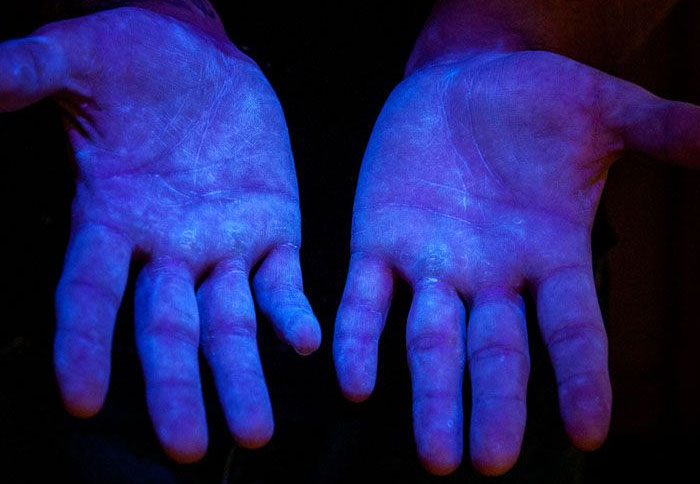
#> input picture images/UV_img_sample.jpg, 700 x 484 px, found by its file name
$ python masking.py
#> lines starting #> are read from the running program, lines starting #| are printed output that depends on the picture; after the words box and inside, x2 and y2 are one past the last pixel; in counts of white or black regions, pixels touching at a corner belong together
import cv2 as cv
import numpy as np

img = cv.imread('images/UV_img_sample.jpg')
#> img is the input picture: shape (484, 700, 3); mean B, G, R 99.8, 31.6, 32.5
cv.imshow('UV', img)

blank = np.zeros(img.shape[:2], dtype='uint8')
cv.imshow('Blank', blank)

mask = cv.circle(blank, (img.shape[1]//2,img.shape[0]//2 + 45), 100, 255, -1)
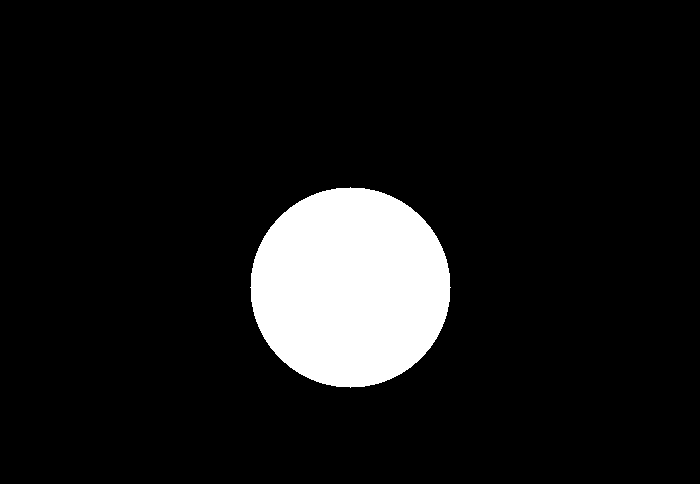
#> blank: shape (484, 700); 9.3% white; 1 white region, box (x1, y1, x2, y2) and area: (250, 187, 451, 388) 31417
cv.imshow('Mask', mask)

masked = cv.bitwise_and(img, img, mask=mask)
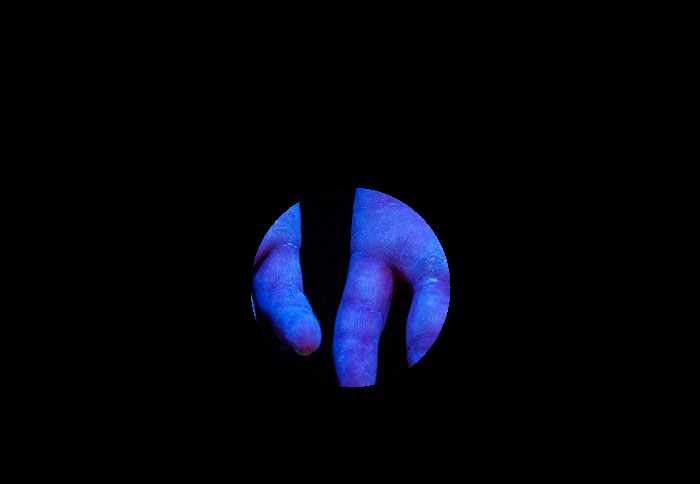
#> masked: shape (484, 700, 3); mean B, G, R 12.9, 4.6, 3.2
cv.imshow('Masked', masked)

#ETC...

cv.waitKey(0)

$ run again, with images/Infectado.png saved as images/UV_img_sample.jpg
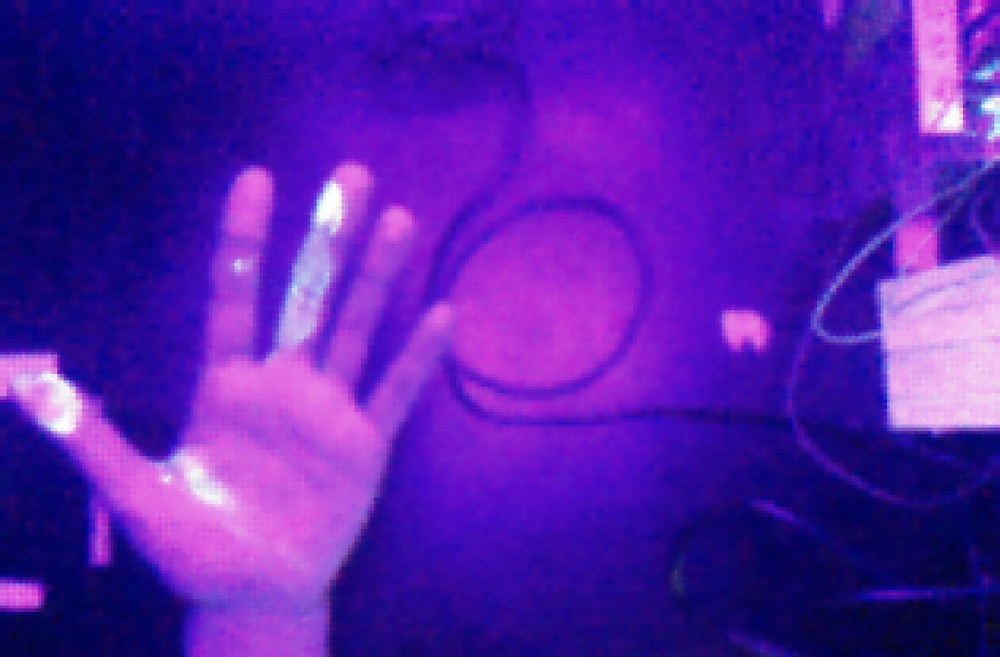
#> input picture images/Infectado.png, 1000 x 657 px, shrunk from 1399 x 919 before the run, found by its file name
#> img is the input picture: shape (657, 1000, 3); mean B, G, R 170.9, 30.4, 87
#> `mask = cv.circle(blank, (img.shape[1]//2,img.shape[0]//2 + 45), 100, 2..`:
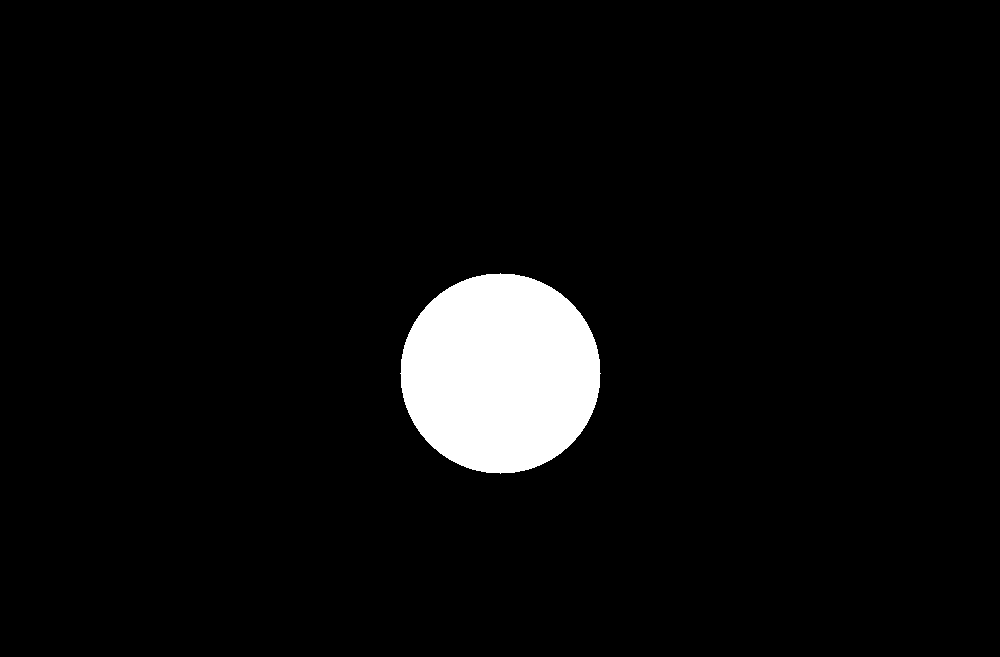
#> blank: shape (657, 1000); 4.8% white; 1 white region, box (x1, y1, x2, y2) and area: (400, 273, 601, 474) 31417
#> `masked = cv.bitwise_and(img, img, mask=mask)`:
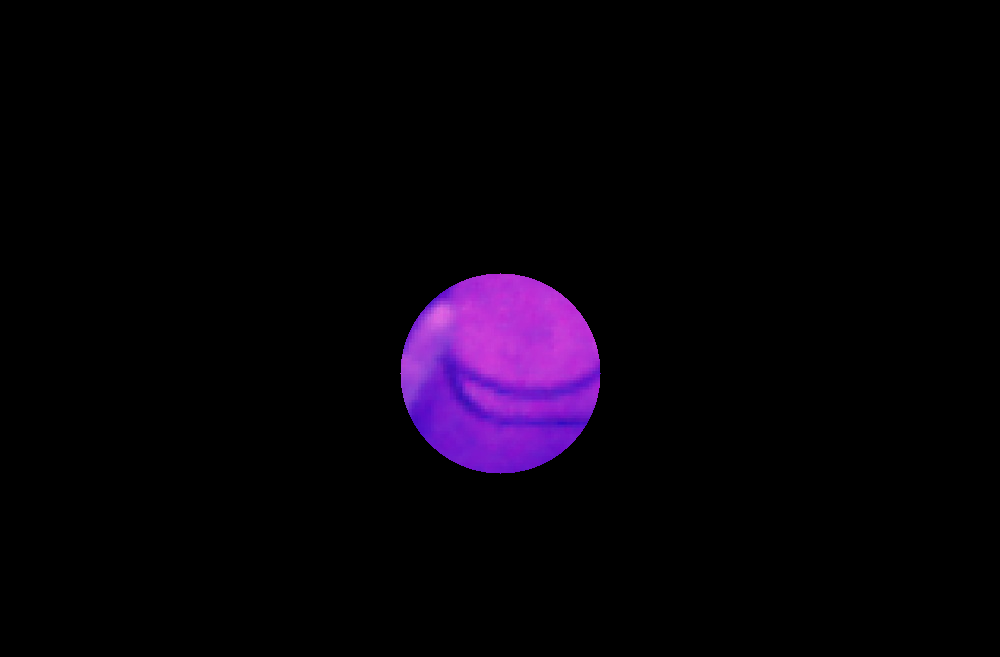
#> masked: shape (657, 1000, 3); mean B, G, R 10, 1.9, 7.2

$ run again, with images/Mano_centro.png saved as images/UV_img_sample.jpg
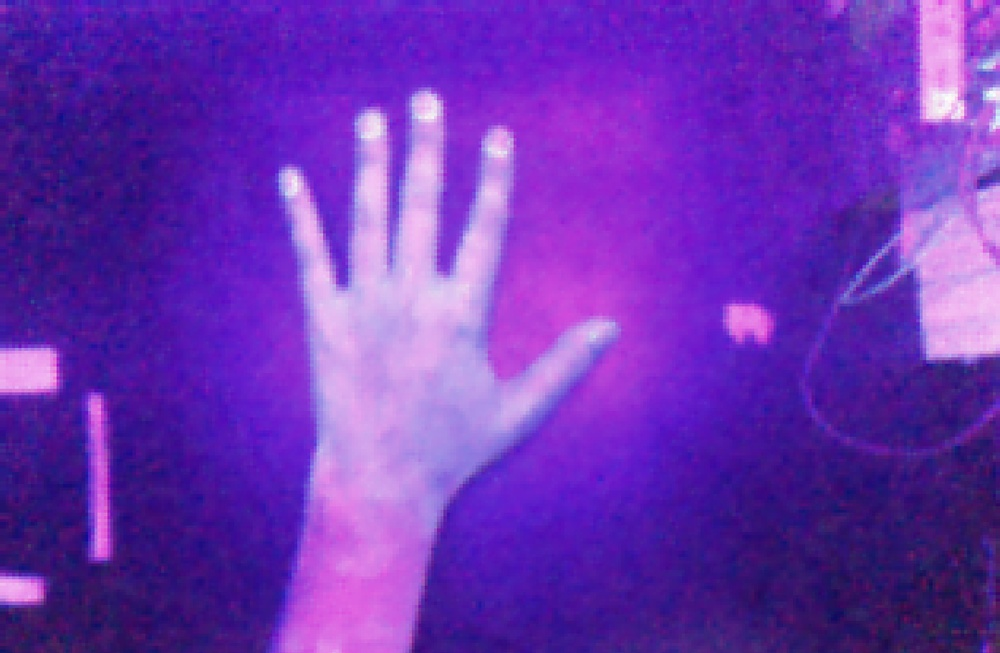
#> input picture images/Mano_centro.png, 1000 x 653 px, shrunk from 1396 x 912 before the run, found by its file name
#> img is the input picture: shape (653, 1000, 3); mean B, G, R 179.6, 50.1, 109.5
#> `mask = cv.circle(blank, (img.shape[1]//2,img.shape[0]//2 + 45), 100, 2..`:
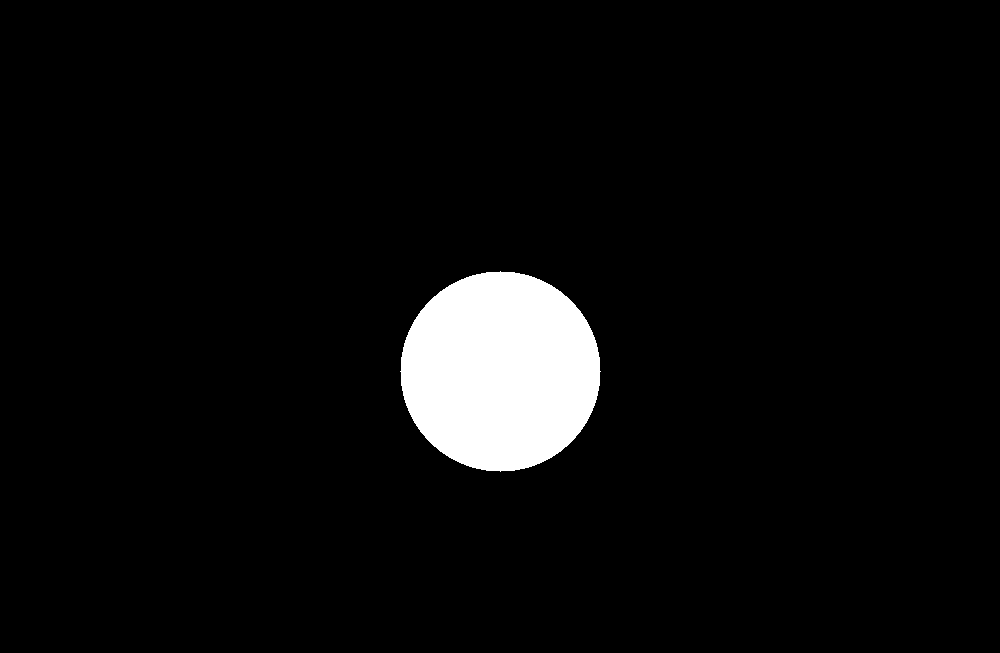
#> blank: shape (653, 1000); 4.8% white; 1 white region, box (x1, y1, x2, y2) and area: (400, 271, 601, 472) 31417
#> `masked = cv.bitwise_and(img, img, mask=mask)`:
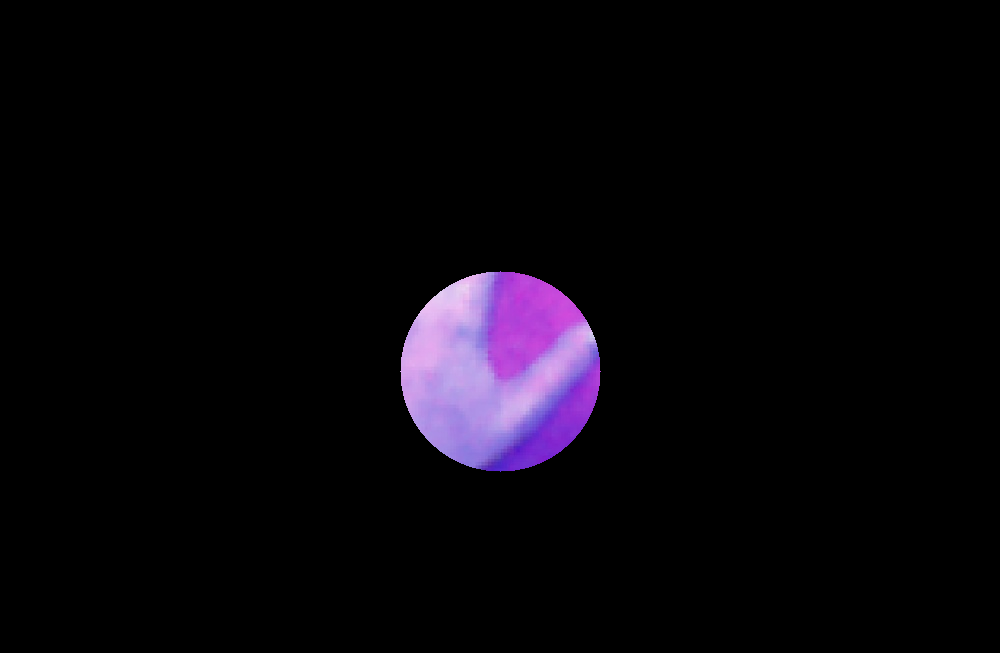
#> masked: shape (653, 1000, 3); mean B, G, R 10.8, 5.6, 8.5

$ run again, with images/Mano_lado.png saved as images/UV_img_sample.jpg
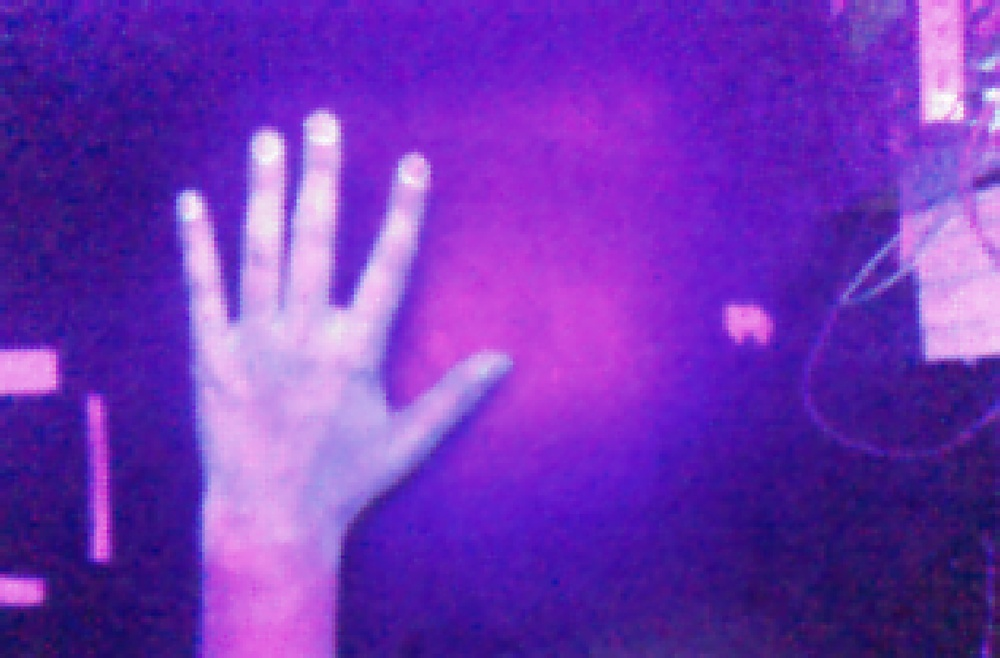
#> input picture images/Mano_lado.png, 1000 x 658 px, shrunk from 1396 x 918 before the run, found by its file name
#> img is the input picture: shape (658, 1000, 3); mean B, G, R 182.3, 51.4, 113.6
#> `mask = cv.circle(blank, (img.shape[1]//2,img.shape[0]//2 + 45), 100, 2..`:
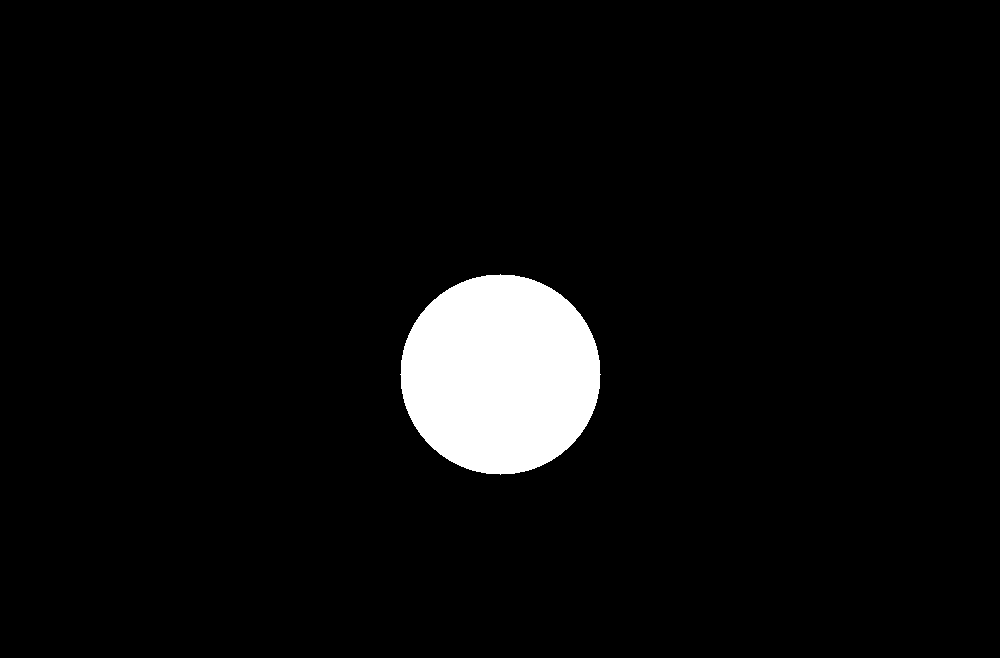
#> blank: shape (658, 1000); 4.8% white; 1 white region, box (x1, y1, x2, y2) and area: (400, 274, 601, 475) 31417
#> `masked = cv.bitwise_and(img, img, mask=mask)`:
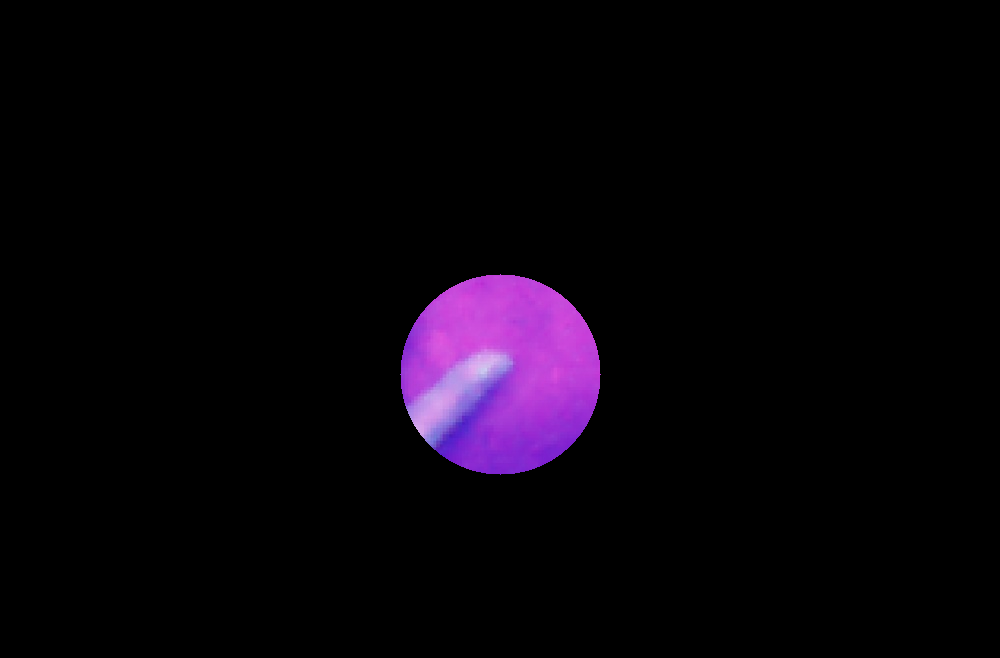
#> masked: shape (658, 1000, 3); mean B, G, R 10.3, 3.4, 8.4
